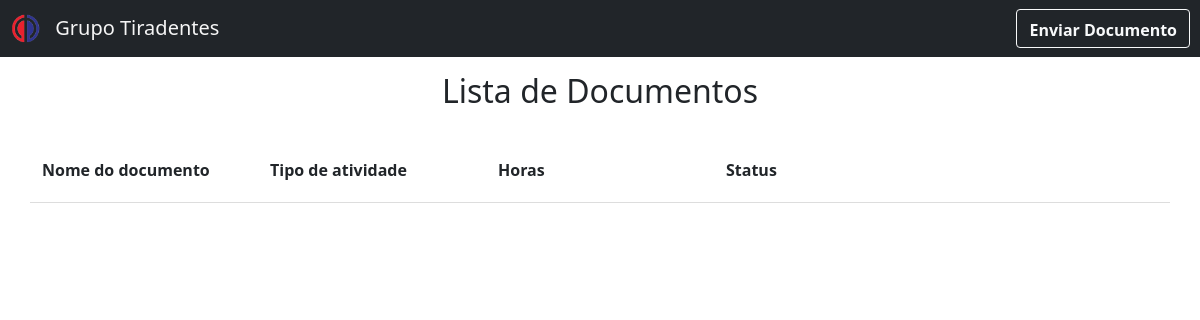
/, run on an earlier commit of the app's database.
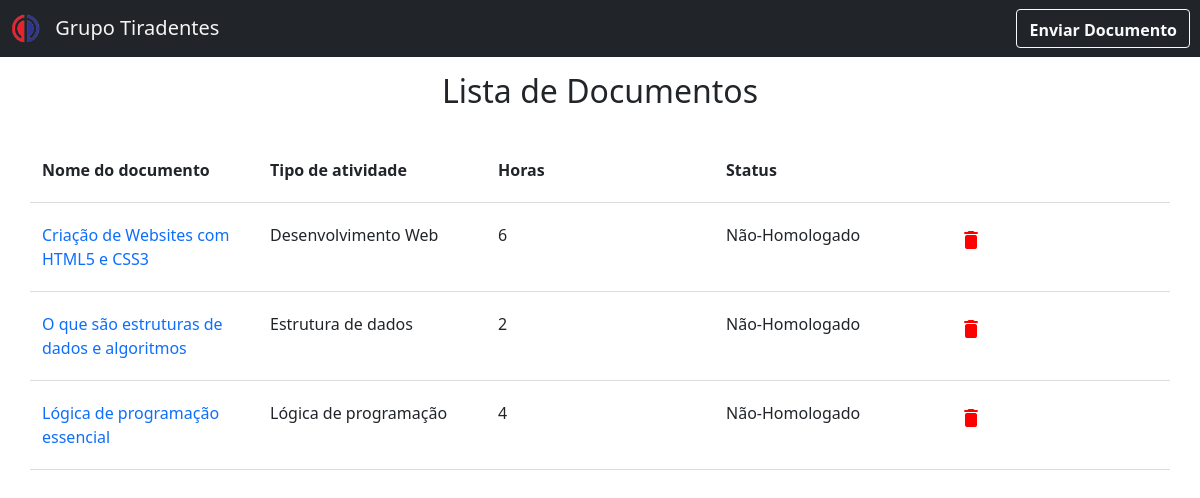
And on a later commit of the database.
### tables this page shows
CREATE TABLE `documentos` (
  `id_documento` int(11) NOT NULL,
  `nome_documento` varchar(125) DEFAULT NULL,
  `tipo_atividade` varchar(125) DEFAULT NULL,
  `qtde_horas` int(11) DEFAULT NULL,
  `status_documento` tinyint(1) NOT NULL DEFAULT 0,
  `file_nome` varchar(125) DEFAULT NULL,
  `file_type` varchar(125) DEFAULT NULL,
  `file_date` date DEFAULT NULL
);

### index.php (the view, shortened to what this page needs)
<?php
include_once('connect.php');
$select = $pdo->query("SELECT * FROM documentos");
?>
<!DOCTYPE HTML>
<html lang="pt-br">
<head>
    <link href="https://cdn.jsdelivr.net/npm/bootstrap@5.1.3/dist/css/bootstrap.min.css" rel="stylesheet">
    <link rel='stylesheet' type='text/css' href='css/style.css' media='screen' />
</head>
<body>
    <header id="page-header">
        <div class="container" id="nav-container">
            <nav class="navbar navbar-light bg-dark fixed-top">
                <a href="index.php" id="brand-name" class="navbar-brand">
                    <img id="brand-img" src="img/logo.PNG" alt="Grupo tiradentes" width="30" height="30" class="d-inline-block align-text-top">
                    Grupo Tiradentes
                </a>
                <form class="form-inline">
                    <button id="btn_add" type="button" class="btn btn-outline-light" data-bs-toggle="modal" data-bs-target="#modalInsert">
                        <strong class="align-middle">Enviar Documento</strong>
                    </button>
                </form>
            </nav>
        </div>
    </header>
    <br>
    <br>
    <div>&nbsp;</div>
    <legend id="title" class="title h2 text-center">Lista de Documentos</legend>
    <div class="container">
        <div class="row text-left">
            <div class="col">
                <div class="fw-bold">
                    Nome do documento
                </div>
            </div>
            <div class="col">
                <div class="fw-bold">
                    Tipo de atividade
                </div>
            </div>
            <div class="col">
                <div class="fw-bold">
                    Horas
                </div>
            </div>
            <div class="col">
                <div class="fw-bold">
                    Status
                </div>
            </div>
            <div class="col">
            </div>
        </div>
        <?php
        $tag_de_contagem = 0;
        while ($row = $select->fetch(PDO::FETCH_OBJ)) {
            if ($row->status_documento === '1') $status = "Homologado";
            else $status = "Não-Homologado";
        ?>
            <div class="row text-left">
                <div class="col">
                    <a href="arquivos/<?php echo (urlencode($row->id_documento)); ?>/<?php echo (urlencode($row->file_nome)); ?>"><?php echo ($row->nome_documento); ?></a>
                </div>
                <div class="col">
                    <?php echo ($row->tipo_atividade); ?>
                </div>
                <div class="col">
                    <?php echo ($row->qtde_horas); ?>
                </div>
                <div class="col">
                    <?php echo ($status); ?>
                </div>
                <div class="col">
                    <form method="post" action="delete-documento.php">
                        <button id="btn_excluir" name="btn_excluir" type="submit" class="btn btn-link p-1" value="<?php echo ($tag_de_contagem); ?>">
                            <span class="material-icons-round">delete</span>
                        </button>
                    </form>
                </div>
            </div>
        <?php } ?>
    </div>
</body>
</html>

### css/style.css (style rules this page uses)
body { width: 100%; height: 100%; }
.row { margin: 0; }
.container { padding: 20px 0; }
.row .col { border-bottom: 1px solid #ddd; padding-top: 20px; padding-bottom: 20px; }
.container .col a { text-decoration: none; }
#brand-name { color: whitesmoke; }
#brand-img, #btn_add { margin-left: 10px; margin-right: 10px; }
#nav-container { padding-top: 0; padding-bottom: 0; }
#alertError, #alertSuccess, #title { margin-top: auto; }
#btn_excluir { color: red; max-width: 85%; }

What changed in the data, as far as the page shows it:
added documentos: nome_documento "Criação de Websites com HTML5 e CSS3", tipo_atividade "Desenvolvimento Web", qtde_horas "6", status_documento "Não-Homologado"
added documentos: nome_documento "O que são estruturas de dados e algoritmos", tipo_atividade "Estrutura de dados", qtde_horas "2", status_documento "Não-Homologado"
added documentos: nome_documento "Lógica de programação essencial", tipo_atividade "Lógica de programação", qtde_horas "4", status_documento "Não-Homologado"
